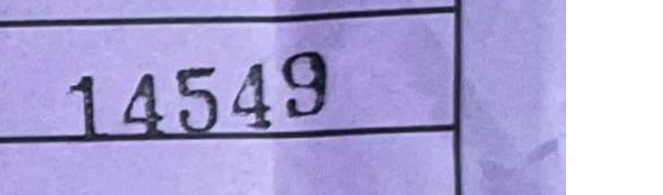
#> input picture debug_gc_WINNER_rot180.png, 663 x 195 px, found by its file name
$ python extract_gc_histogram.py
#> lines starting #> are read from the running program, lines starting #| are printed output that depends on the picture; after the words box and inside, x2 and y2 are one past the last pixel; in counts of white or black regions, pixels touching at a corner belong together
import cv2
import numpy as np
import pytesseract
import os
# import matplotlib.pyplot as plt

# Target Image
IMG_PATH = r"c:\Users\avin4\Desktop\wbai_doc_extractor_engine-maincopy\debug_gc_WINNER_rot180.png"
# Use padded version as it might help histogram start/end cleanly

def extract_digits_via_histogram(path):
    if not os.path.exists(path):
        print(f"Image not found: {path}")
        return

    print(f"Processing: {os.path.basename(path)}")
    img = cv2.imread(path)
#> img is the input picture: shape (195, 663, 3); mean B, G, R 214.6, 166.4, 174.2
    gray = cv2.cvtColor(img, cv2.COLOR_BGR2GRAY)
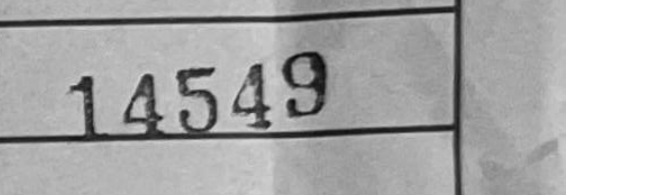
#> gray: shape (195, 663); min 8, max 255, mean 174.2

    # 1. Threshold (Invert: Text=White, BG=Black)
    _, thresh = cv2.threshold(gray, 0, 255, cv2.THRESH_BINARY_INV + cv2.THRESH_OTSU)
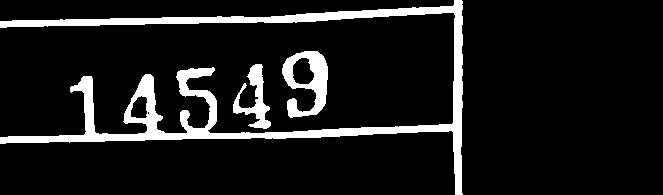
#> thresh: shape (195, 663); 10.3% white; 3 white regions, box (x1, y1, x2, y2) and area: (0, 0, 463, 195) 10851, (282, 51, 328, 118) 1583, (233, 64, 271, 129) 946

    # 2. Vertical Projection (Sum columns)
    # Axis 0 = sum down the rows (leaving columns)
    v_hist = np.sum(thresh, axis=0) / 255 # Normalize to pixel count
#> v_hist = 663 values, max 195 at index 455, min 0 at index 463, mean 20.18

    # 3. Find Gaps (where sum is near zero or local minima)
    # We expect 5 peaks (digits) and 4 valleys.

    # Simple logic: If val > 0, we are in a char. If val == 0, we are in a gap.
    in_char = False
    starts = []
    ends = []

    for i, val in enumerate(v_hist):
        if val > 0 and not in_char:
            in_char = True
            starts.append(i)
        elif val == 0 and in_char:
            in_char = False
            ends.append(i)
#> this loop made 663 passes
#> (val, in_char) on pass 1: (14, True)
#> in_char on pass 464: False
#> after the loop, ends = [463]; in_char = False; starts = [0]

    if in_char: # Close last char
        ends.append(len(v_hist))

    # FORCE SPLIT if fewer than 5 segments found (Logic for "14549" -> 5 digits)
    if len(starts) < 5:
        print(f"Only {len(starts)} segments found. Attempting Valley Split...")
#> (printed output is left out)
        # Smooth the histogram to find reliable valleys
        # Simple moving average
        kernel_size = 5
        kernel = np.ones(kernel_size) / kernel_size
        smooth_hist = np.convolve(v_hist, kernel, mode='same')
#> smooth_hist = 663 values, max 195 at index 457, min 0 at index 465, mean 20.17

        # Find local minima
        # We look for "Deepest Valleys" that are spaced appropriately
        # Expected width per digit ~ W / 5
        width = img.shape[1]
#> width = 663
        approx_digit_w = width // 5
#> approx_digit_w = 132

        # Find indices where (val < left) and (val < right)
        # Scan for valleys
        valleys = []
        for i in range(5, len(smooth_hist)-5):
            if smooth_hist[i] < smooth_hist[i-1] and smooth_hist[i] < smooth_hist[i+1]:
                valleys.append(i)
#> after the loop, valleys = [62, 107, 135, 195, 197, 242, 375, 409, 418, 449]

        # Filter valleys to avoid noise (must be somewhat spaced)
        # Select 4 valleys that best divide the image into 5?
        # Or just take evenly spaced cuts if valleys match?

        # Let's try simple "cut at approx_digit_w intervals adjusted to nearest valley"
        starts = []
        ends = []

        current_x = 0
        for i in range(5):
             # Target end = current_x + approx_digit_w
             target = current_x + approx_digit_w

             # Search for valley near target (+- 20px)
             best_cut = target
             min_val = float('inf')

             search_start = max(current_x + 10, target - 20)
             search_end = min(width - 5, target + 20)

             if i == 4: # Last digit takes remaining
                 best_cut = width
             else:
                 for x in range(int(search_start), int(search_end)):
                     if smooth_hist[x] < min_val:
                         min_val = smooth_hist[x]
                         best_cut = x

             starts.append(current_x)
             ends.append(best_cut)
             current_x = best_cut
#> after the loop, ends = [112, 224, 375, 487, 663]; starts = [0, 112, 224, 375, 487]

    print(f"Found {len(starts)} potential segments.")
#| Found 5 potential segments.

    # Visualization
    viz_img = img.copy()

    extracted_text = ""

    for i, (s, e) in enumerate(zip(starts, ends)):
        w = e - s
        if w < 5: continue # Too thin (noise)

        # Add padding to segment
        pad = 5
        x1 = max(0, s - pad)
        x2 = min(img.shape[1], e + pad)

        # Crop
        roi = gray[:, x1:x2]

        # Invert for Tesseract (Black on White) implies standard image is already B on W?
        # Check: standard Threshold was INV+OTSU -> Text White.
        # So 'gray' is original -> Text Dark?
        # Tesseract likes Dark text on White bg.
        # Assuming original is standard scan.

        # OCR
        # PSM 10 = Single Character
        char = pytesseract.image_to_string(roi, config='--psm 10 -c tessedit_char_whitelist=0123456789').strip()
        print(f"  Segment {i}: x={s}..{e} (w={w}) -> OCR: '{char}'")

        extracted_text += char

        # Draw on viz
        cv2.rectangle(viz_img, (s, 0), (e, img.shape[0]), (0, 255, 0), 2)
#> this loop made 1 pass
#> (s, e, w, pad, x1, x2) on pass 1: (0, 112, 112, 5, 0, 117)
#> pass 1, in extract_digits_via_histogram, `roi = gray[:, x1:x2]`:
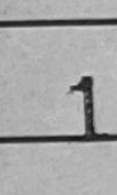
#> roi: shape (195, 117); min 21, max 206, mean 166.5
#> after the loop, extracted_text = ''

    print(f"\nFinal Histogram Extraction: {extracted_text}")

    cv2.imwrite("debug_histogram_viz.jpg", viz_img)
    print("Saved debug_histogram_viz.jpg")

if __name__ == "__main__":
    extract_digits_via_histogram(IMG_PATH)
#> (the call stopped at in extract_digits_via_histogram, `char = pytesseract.image_to_string(roi, config='--psm 10 -c tessedit_c..`: pytesseract is not available in this run)

$ run again, with debug_gc_fallback_rot90.png copied over debug_gc_WINNER_rot180.png
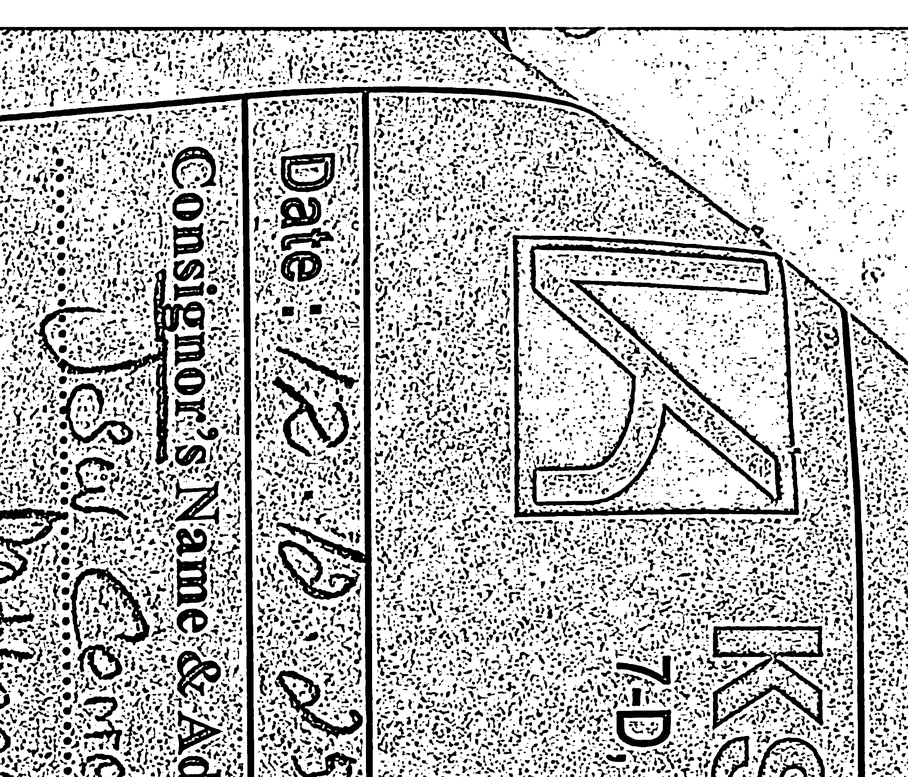
#> input picture debug_gc_fallback_rot90.png, 908 x 777 px, shrunk from 2826 x 2421 before the run, found by its file name
#> in extract_digits_via_histogram, img is the input picture: shape (777, 908, 3); min 0, max 255, mean 191.5
#> in extract_digits_via_histogram, `_, thresh = cv2.threshold(gray, 0, 255, cv2.THRESH_BINARY_INV + cv2.TH..`:
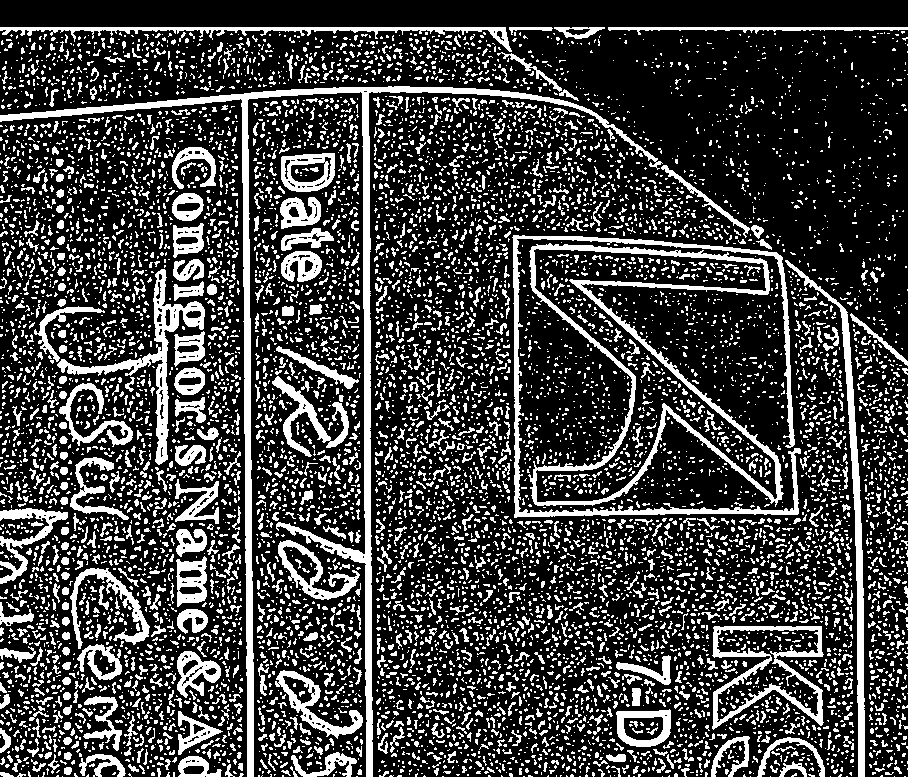
#> thresh: shape (777, 908); 25.1% white; 9719 white regions (8164 under 20 px), largest, box (x1, y1, x2, y2) and area: (0, 86, 663, 777) 14007, (528, 243, 784, 507) 7121, (512, 235, 801, 518) 5348
#> v_hist = 908 values, max 709 at index 367, min 30 at index 373, mean 194.7
#> the loop in extract_digits_via_histogram, `for i, val in enumerate(v_hist):` made 908 passes
#> (val, in_char) on pass 1: (199, True)
#> after the loop in extract_digits_via_histogram, `for i, val in enumerate(v_hist):`: ends = []; in_char = True; starts = [0]
#> (printed output is left out)
#> smooth_hist = 908 values, max 678.8 at index 367, min 69.6 at index 907, mean 194.5
#> after the loop in extract_digits_via_histogram, `for i in range(5, len(smooth_hist)-5):`: valleys = 105 values from 12 to 902
#> after the loop in extract_digits_via_histogram, `for i in range(5):`: ends = [170, 361, 523, 697, 908]; starts = [0, 170, 361, 523, 697]
#| Found 5 potential segments.
#> the loop in extract_digits_via_histogram, `for i, (s, e) in enumerate(zip(starts, ends)):` made 1 pass
#> (s, e, w, pad, x1, x2) on pass 1: (0, 170, 170, 5, 0, 175)
#> pass 1, in extract_digits_via_histogram, `roi = gray[:, x1:x2]`:
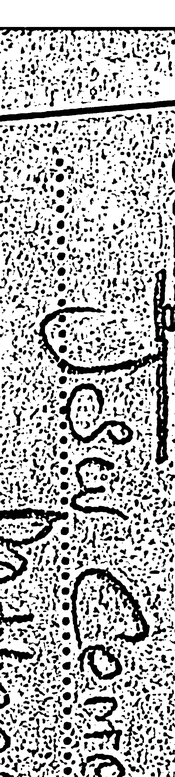
#> roi: shape (777, 175); min 0, max 255, mean 184
#> after the loop in extract_digits_via_histogram, `for i, (s, e) in enumerate(zip(starts, ends)):`: extracted_text = ''

$ run again, with gc_adjusted.png copied over debug_gc_WINNER_rot180.png
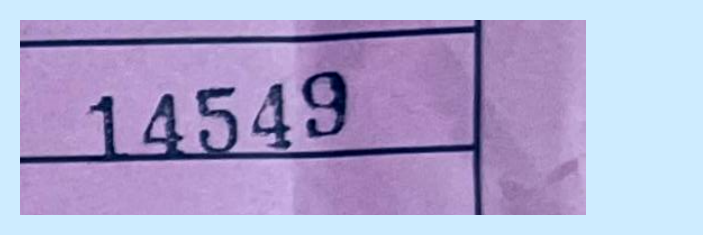
#> input picture gc_adjusted.png, 703 x 235 px, found by its file name
#> in extract_digits_via_histogram, img is the input picture: shape (235, 703, 3); mean B, G, R 207.1, 166.7, 174.4
#> in extract_digits_via_histogram, `_, thresh = cv2.threshold(gray, 0, 255, cv2.THRESH_BINARY_INV + cv2.TH..`:
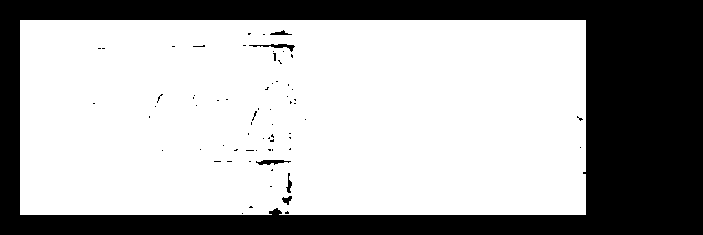
#> thresh: shape (235, 703); 66.4% white; 68 black regions (62 under 20 px), largest, box (x1, y1, x2, y2) and area: (0, 0, 703, 235) 54899, (249, 44, 295, 52) 119, (256, 160, 291, 165) 106, (286, 173, 292, 193) 55, (270, 30, 292, 35) 54, (282, 196, 292, 205) 50
#> v_hist = 703 values, max 195 at index 20, min 0 at index 0, mean 156
#> the loop in extract_digits_via_histogram, `for i, val in enumerate(v_hist):` made 703 passes
#> (val, in_char) on pass 21: (195, True)
#> after the loop in extract_digits_via_histogram, `for i, val in enumerate(v_hist):`: ends = [586]; in_char = False; starts = [20]
#> (printed output is left out)
#> smooth_hist = 703 values, max 195 at index 22, min 0 at index 0, mean 156
#> after the loop in extract_digits_via_histogram, `for i in range(5, len(smooth_hist)-5):`: valleys = [104, 160, 174, 195, 198, 202, 216, 274, 281, 289, 579]
#> after the loop in extract_digits_via_histogram, `for i in range(5):`: ends = [159, 289, 409, 529, 703]; starts = [0, 159, 289, 409, 529]
#| Found 5 potential segments.
#> the loop in extract_digits_via_histogram, `for i, (s, e) in enumerate(zip(starts, ends)):` made 1 pass
#> (s, e, w, pad, x1, x2) on pass 1: (0, 159, 159, 5, 0, 164)
#> pass 1, in extract_digits_via_histogram, `roi = gray[:, x1:x2]`:
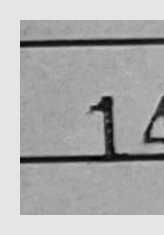
#> roi: shape (235, 164); min 5, max 229, mean 173
#> after the loop in extract_digits_via_histogram, `for i, (s, e) in enumerate(zip(starts, ends)):`: extracted_text = ''
